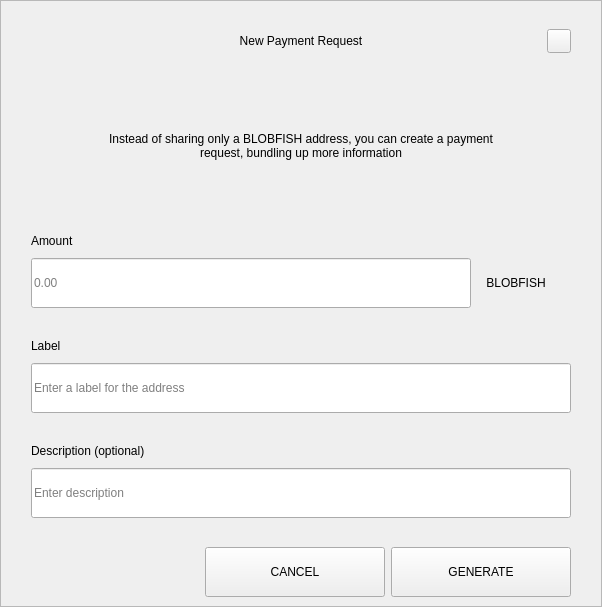
<?xml version="1.0" encoding="UTF-8"?>
<ui version="4.0">
 <class>RequestDialog</class>
 <widget class="QDialog" name="RequestDialog">
  <property name="geometry">
   <rect>
    <x>0</x>
    <y>0</y>
    <width>602</width>
    <height>607</height>
   </rect>
  </property>
  <property name="windowTitle">
   <string>Dialog</string>
  </property>
  <layout class="QVBoxLayout" name="verticalLayout_5">
   <property name="spacing">
    <number>0</number>
   </property>
   <property name="leftMargin">
    <number>0</number>
   </property>
   <property name="topMargin">
    <number>0</number>
   </property>
   <property name="rightMargin">
    <number>0</number>
   </property>
   <property name="bottomMargin">
    <number>0</number>
   </property>
   <item>
    <widget class="QFrame" name="frame">
     <property name="styleSheet">
      <string notr="true"/>
     </property>
     <property name="frameShape">
      <enum>QFrame::StyledPanel</enum>
     </property>
     <property name="frameShadow">
      <enum>QFrame::Raised</enum>
     </property>
     <layout class="QVBoxLayout" name="verticalLayout_4" stretch="1,0,0">
      <property name="spacing">
       <number>0</number>
      </property>
      <property name="leftMargin">
       <number>30</number>
      </property>
      <property name="topMargin">
       <number>20</number>
      </property>
      <property name="rightMargin">
       <number>30</number>
      </property>
      <property name="bottomMargin">
       <number>0</number>
      </property>
      <item>
       <layout class="QHBoxLayout" name="horizontalLayout_3">
        <property name="spacing">
         <number>0</number>
        </property>
        <item>
         <spacer name="horizontalSpacer_21">
          <property name="orientation">
           <enum>Qt::Horizontal</enum>
          </property>
          <property name="sizeHint" stdset="0">
           <size>
            <width>40</width>
            <height>20</height>
           </size>
          </property>
         </spacer>
        </item>
        <item>
         <widget class="QLabel" name="labelTitle">
          <property name="minimumSize">
           <size>
            <width>0</width>
            <height>40</height>
           </size>
          </property>
          <property name="maximumSize">
           <size>
            <width>16777215</width>
            <height>40</height>
           </size>
          </property>
          <property name="styleSheet">
           <string notr="true">padding-left:24px;</string>
          </property>
          <property name="text">
           <string>New Payment Request</string>
          </property>
          <property name="alignment">
           <set>Qt::AlignCenter</set>
          </property>
          <property name="margin">
           <number>7</number>
          </property>
         </widget>
        </item>
        <item>
         <spacer name="horizontalSpacer">
          <property name="orientation">
           <enum>Qt::Horizontal</enum>
          </property>
          <property name="sizeHint" stdset="0">
           <size>
            <width>40</width>
            <height>20</height>
           </size>
          </property>
         </spacer>
        </item>
        <item>
         <widget class="QPushButton" name="btnEsc">
          <property name="minimumSize">
           <size>
            <width>24</width>
            <height>24</height>
           </size>
          </property>
          <property name="maximumSize">
           <size>
            <width>24</width>
            <height>24</height>
           </size>
          </property>
          <property name="focusPolicy">
           <enum>Qt::NoFocus</enum>
          </property>
          <property name="text">
           <string/>
          </property>
         </widget>
        </item>
       </layout>
      </item>
      <item>
       <widget class="QStackedWidget" name="stack">
        <property name="minimumSize">
         <size>
          <width>540</width>
          <height>0</height>
         </size>
        </property>
        <property name="maximumSize">
         <size>
          <width>540</width>
          <height>16777215</height>
         </size>
        </property>
        <property name="currentIndex">
         <number>0</number>
        </property>
        <widget class="QWidget" name="page_1">
         <property name="minimumSize">
          <size>
           <width>540</width>
           <height>0</height>
          </size>
         </property>
         <property name="maximumSize">
          <size>
           <width>540</width>
           <height>16777215</height>
          </size>
         </property>
         <layout class="QVBoxLayout" name="layout1">
          <property name="spacing">
           <number>0</number>
          </property>
          <property name="leftMargin">
           <number>0</number>
          </property>
          <property name="topMargin">
           <number>0</number>
          </property>
          <property name="rightMargin">
           <number>0</number>
          </property>
          <property name="bottomMargin">
           <number>0</number>
          </property>
          <item>
           <spacer name="verticalSpacer_21">
            <property name="orientation">
             <enum>Qt::Vertical</enum>
            </property>
            <property name="sizeType">
             <enum>QSizePolicy::Fixed</enum>
            </property>
            <property name="sizeHint" stdset="0">
             <size>
              <width>20</width>
              <height>30</height>
             </size>
            </property>
           </spacer>
          </item>
          <item alignment="Qt::AlignHCenter">
           <widget class="QLabel" name="labelMessage">
            <property name="minimumSize">
             <size>
              <width>400</width>
              <height>50</height>
             </size>
            </property>
            <property name="text">
             <string>Instead of sharing only a BLOBFISH address, you can create a payment request, bundling up more information</string>
            </property>
            <property name="alignment">
             <set>Qt::AlignCenter</set>
            </property>
            <property name="wordWrap">
             <bool>true</bool>
            </property>
           </widget>
          </item>
          <item alignment="Qt::AlignBottom">
           <widget class="QWidget" name="containerAmount" native="true">
            <layout class="QVBoxLayout" name="verticalLayout">
             <property name="spacing">
              <number>9</number>
             </property>
             <property name="leftMargin">
              <number>0</number>
             </property>
             <property name="topMargin">
              <number>0</number>
             </property>
             <property name="rightMargin">
              <number>0</number>
             </property>
             <property name="bottomMargin">
              <number>0</number>
             </property>
             <item>
              <widget class="QLabel" name="labelSubtitleAmount">
               <property name="minimumSize">
                <size>
                 <width>350</width>
                 <height>16</height>
                </size>
               </property>
               <property name="maximumSize">
                <size>
                 <width>16777215</width>
                 <height>16</height>
                </size>
               </property>
               <property name="text">
                <string>Amount</string>
               </property>
              </widget>
             </item>
             <item alignment="Qt::AlignTop">
              <widget class="QWidget" name="layoutAmount" native="true">
               <layout class="QHBoxLayout" name="horizontalLayout" stretch="2,0">
                <property name="spacing">
                 <number>0</number>
                </property>
                <property name="leftMargin">
                 <number>0</number>
                </property>
                <property name="topMargin">
                 <number>0</number>
                </property>
                <property name="rightMargin">
                 <number>0</number>
                </property>
                <property name="bottomMargin">
                 <number>0</number>
                </property>
                <item>
                 <widget class="QLineEdit" name="lineEditAmount">
                  <property name="minimumSize">
                   <size>
                    <width>0</width>
                    <height>50</height>
                   </size>
                  </property>
                  <property name="maximumSize">
                   <size>
                    <width>16777215</width>
                    <height>50</height>
                   </size>
                  </property>
                  <property name="placeholderText">
                   <string notr="true">0.00</string>
                  </property>
                 </widget>
                </item>
                <item>
                 <widget class="QWidget" name="comboContainer" native="true">
                  <property name="minimumSize">
                   <size>
                    <width>100</width>
                    <height>50</height>
                   </size>
                  </property>
                  <property name="maximumSize">
                   <size>
                    <width>16777215</width>
                    <height>50</height>
                   </size>
                  </property>
                  <layout class="QHBoxLayout" name="horizontalLayout_31">
                   <property name="spacing">
                    <number>0</number>
                   </property>
                   <property name="leftMargin">
                    <number>0</number>
                   </property>
                   <property name="topMargin">
                    <number>0</number>
                   </property>
                   <property name="rightMargin">
                    <number>10</number>
                   </property>
                   <property name="bottomMargin">
                    <number>0</number>
                   </property>
                   <item>
                    <widget class="QLabel" name="comboBoxCoin">
                     <property name="text">
                      <string>BLOBFISH</string>
                     </property>
                     <property name="alignment">
                      <set>Qt::AlignCenter</set>
                     </property>
                    </widget>
                   </item>
                  </layout>
                 </widget>
                </item>
               </layout>
              </widget>
             </item>
            </layout>
           </widget>
          </item>
          <item>
           <spacer name="verticalSpacer_31">
            <property name="orientation">
             <enum>Qt::Vertical</enum>
            </property>
            <property name="sizeType">
             <enum>QSizePolicy::Fixed</enum>
            </property>
            <property name="sizeHint" stdset="0">
             <size>
              <width>20</width>
              <height>30</height>
             </size>
            </property>
           </spacer>
          </item>
          <item>
           <layout class="QVBoxLayout" name="verticalLayoutLabel">
            <property name="spacing">
             <number>9</number>
            </property>
            <item>
             <widget class="QLabel" name="labelSubtitleLabel">
              <property name="minimumSize">
               <size>
                <width>0</width>
                <height>16</height>
               </size>
              </property>
              <property name="maximumSize">
               <size>
                <width>16777215</width>
                <height>16</height>
               </size>
              </property>
              <property name="text">
               <string>Label</string>
              </property>
             </widget>
            </item>
            <item>
             <widget class="QLineEdit" name="lineEditLabel">
              <property name="minimumSize">
               <size>
                <width>0</width>
                <height>50</height>
               </size>
              </property>
              <property name="maximumSize">
               <size>
                <width>16777215</width>
                <height>50</height>
               </size>
              </property>
              <property name="placeholderText">
               <string>Enter a label for the address</string>
              </property>
             </widget>
            </item>
           </layout>
          </item>
          <item>
           <spacer name="verticalSpacer_34">
            <property name="orientation">
             <enum>Qt::Vertical</enum>
            </property>
            <property name="sizeType">
             <enum>QSizePolicy::Fixed</enum>
            </property>
            <property name="sizeHint" stdset="0">
             <size>
              <width>20</width>
              <height>30</height>
             </size>
            </property>
           </spacer>
          </item>
          <item>
           <layout class="QVBoxLayout" name="verticalLayoutDescription">
            <property name="spacing">
             <number>9</number>
            </property>
            <item>
             <widget class="QLabel" name="labelSubtitleDescription">
              <property name="minimumSize">
               <size>
                <width>0</width>
                <height>16</height>
               </size>
              </property>
              <property name="maximumSize">
               <size>
                <width>16777215</width>
                <height>16</height>
               </size>
              </property>
              <property name="text">
               <string>Description (optional)</string>
              </property>
             </widget>
            </item>
            <item>
             <widget class="QLineEdit" name="lineEditDescription">
              <property name="minimumSize">
               <size>
                <width>0</width>
                <height>50</height>
               </size>
              </property>
              <property name="maximumSize">
               <size>
                <width>16777215</width>
                <height>50</height>
               </size>
              </property>
              <property name="placeholderText">
               <string>Enter description</string>
              </property>
             </widget>
            </item>
            <item>
             <spacer name="verticalSpacer_4">
              <property name="orientation">
               <enum>Qt::Vertical</enum>
              </property>
              <property name="sizeType">
               <enum>QSizePolicy::Fixed</enum>
              </property>
              <property name="sizeHint" stdset="0">
               <size>
                <width>20</width>
                <height>20</height>
               </size>
              </property>
             </spacer>
            </item>
           </layout>
          </item>
         </layout>
        </widget>
        <widget class="QWidget" name="page_2">
         <layout class="QVBoxLayout" name="layout2">
          <item>
           <spacer name="verticalSpacer_5">
            <property name="orientation">
             <enum>Qt::Vertical</enum>
            </property>
            <property name="sizeType">
             <enum>QSizePolicy::Fixed</enum>
            </property>
            <property name="sizeHint" stdset="0">
             <size>
              <width>20</width>
              <height>50</height>
             </size>
            </property>
           </spacer>
          </item>
          <item alignment="Qt::AlignHCenter">
           <widget class="QLabel" name="labelQrImg">
            <property name="minimumSize">
             <size>
              <width>260</width>
              <height>260</height>
             </size>
            </property>
            <property name="maximumSize">
             <size>
              <width>260</width>
              <height>260</height>
             </size>
            </property>
            <property name="text">
             <string/>
            </property>
            <property name="alignment">
             <set>Qt::AlignCenter</set>
            </property>
           </widget>
          </item>
          <item>
           <spacer name="verticalSpacer_2">
            <property name="orientation">
             <enum>Qt::Vertical</enum>
            </property>
            <property name="sizeType">
             <enum>QSizePolicy::Fixed</enum>
            </property>
            <property name="sizeHint" stdset="0">
             <size>
              <width>20</width>
              <height>30</height>
             </size>
            </property>
           </spacer>
          </item>
          <item alignment="Qt::AlignHCenter">
           <widget class="QLabel" name="labelAddress">
            <property name="text">
             <string>D7VFR83SQbiezrW72hjcWJtcfip5krte2Z </string>
            </property>
           </widget>
          </item>
          <item>
           <spacer name="verticalSpacer_32">
            <property name="orientation">
             <enum>Qt::Vertical</enum>
            </property>
            <property name="sizeType">
             <enum>QSizePolicy::Expanding</enum>
            </property>
            <property name="sizeHint" stdset="0">
             <size>
              <width>20</width>
              <height>20</height>
             </size>
            </property>
           </spacer>
          </item>
          <item>
           <layout class="QHBoxLayout" name="horizontal">
            <property name="leftMargin">
             <number>20</number>
            </property>
            <property name="rightMargin">
             <number>20</number>
            </property>
            <property name="bottomMargin">
             <number>20</number>
            </property>
            <item>
             <spacer name="horizontalSpacer_4">
              <property name="orientation">
               <enum>Qt::Horizontal</enum>
              </property>
              <property name="sizeHint" stdset="0">
               <size>
                <width>40</width>
                <height>20</height>
               </size>
              </property>
             </spacer>
            </item>
            <item>
             <widget class="QPushButton" name="btnCopyAddress">
              <property name="minimumSize">
               <size>
                <width>180</width>
                <height>50</height>
               </size>
              </property>
              <property name="text">
               <string>COPY ADDRESS</string>
              </property>
             </widget>
            </item>
            <item>
             <widget class="QPushButton" name="btnCopyUrl">
              <property name="minimumSize">
               <size>
                <width>180</width>
                <height>50</height>
               </size>
              </property>
              <property name="text">
               <string>COPY URL</string>
              </property>
             </widget>
            </item>
            <item>
             <spacer name="horizontalSpacer_2">
              <property name="orientation">
               <enum>Qt::Horizontal</enum>
              </property>
              <property name="sizeHint" stdset="0">
               <size>
                <width>40</width>
                <height>20</height>
               </size>
              </property>
             </spacer>
            </item>
           </layout>
          </item>
         </layout>
        </widget>
       </widget>
      </item>
      <item>
       <widget class="QWidget" name="buttonsStack" native="true">
        <layout class="QHBoxLayout" name="horizontalLayout_5">
         <property name="leftMargin">
          <number>20</number>
         </property>
         <property name="rightMargin">
          <number>0</number>
         </property>
         <item>
          <spacer name="horizontalSpacer_41">
           <property name="orientation">
            <enum>Qt::Horizontal</enum>
           </property>
           <property name="sizeHint" stdset="0">
            <size>
             <width>40</width>
             <height>20</height>
            </size>
           </property>
          </spacer>
         </item>
         <item>
          <widget class="QPushButton" name="btnCancel">
           <property name="minimumSize">
            <size>
             <width>180</width>
             <height>50</height>
            </size>
           </property>
           <property name="focusPolicy">
            <enum>Qt::NoFocus</enum>
           </property>
           <property name="text">
            <string>CANCEL</string>
           </property>
          </widget>
         </item>
         <item>
          <widget class="QPushButton" name="btnSave">
           <property name="minimumSize">
            <size>
             <width>180</width>
             <height>50</height>
            </size>
           </property>
           <property name="focusPolicy">
            <enum>Qt::NoFocus</enum>
           </property>
           <property name="text">
            <string>GENERATE</string>
           </property>
          </widget>
         </item>
        </layout>
       </widget>
      </item>
     </layout>
    </widget>
   </item>
  </layout>
 </widget>
 <resources/>
 <connections/>
</ui>
